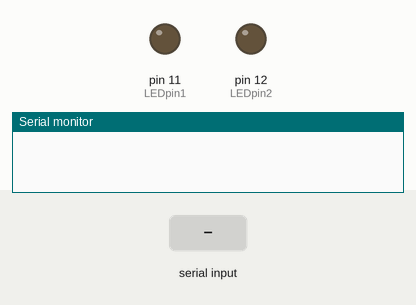
Bench run of a sketch on a simulated Arduino Uno, built with avr-gcc and run on an emulated ATmega328P. Shown: output pins drawn as LEDs (lit = HIGH), the last lines printed to the serial monitor. The test bench sets the inputs (shaded band).

Above: at 1.2 s.
1.3 s: "A" received over Serial
At 2.3 s:
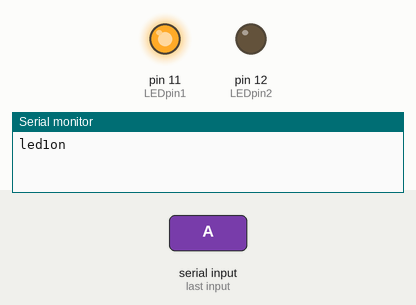
2.8 s: "C" received over Serial
At 3.5 s:
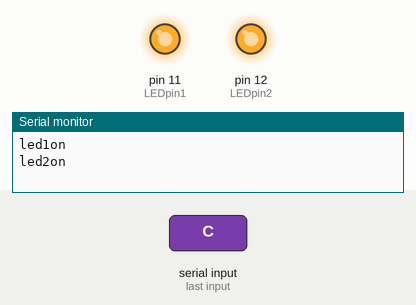
4.3 s: "B" received over Serial
At 4.6 s:
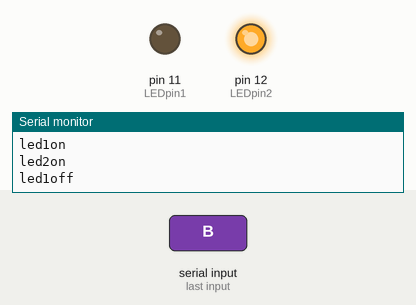
5.8 s: "D" received over Serial
At 6.9 s:
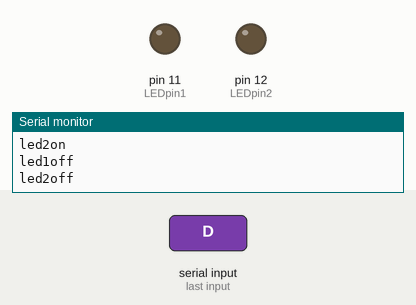
Timing chart, 0 to 8.3 s (numbered marks = the images above; inputs shaded):
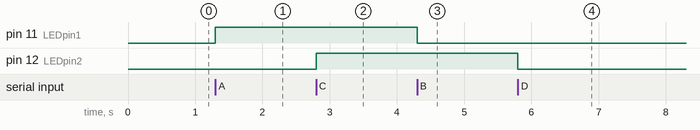

The sketch:

py_ardentrygui.ino
```cpp
//const int buttonPin1 = 8;      //  8 번핀 스위치 입력 테스트 (PLC의 ready신호)
char LEDpin1 = 11;    //  OK LED 포트 설정
char LEDpin2 = 12;    //  NG
void setup() {
  Serial.begin(9600);              //  시리얼 통신의 시작, 보레이트 입력
  //pinMode(buttonPin1, INPUT);  //  스위치 내부풀업저항 입력포트로 셋팅.
  pinMode(LEDpin1, OUTPUT);           //  OK, NG LED 출력포트 지정.
  pinMode(LEDpin2, OUTPUT);}
void loop() {
  if(Serial.available())
  {
  char c = Serial.read();           //  PC로부터온 값을 읽음.
   if( c == 'A')
  { digitalWrite(LEDpin1, HIGH);
    Serial.print("led1on\n");
  }
   else if( c == 'B')
  {  digitalWrite(LEDpin1, LOW);
     Serial.print("led1off\n");}
 else if( c == 'C')
  {  digitalWrite(LEDpin2, HIGH);
     Serial.print("led2on\n");}
  else if( c == 'D')
  {  digitalWrite(LEDpin2, LOW);
     Serial.print("led2off\n");}
}
}
```

Measured:
- after the input at 1.3 s, pin 11 (LEDpin1): LOW → HIGH at once
- after the input at 2.8 s, pin 12 (LEDpin2): LOW → HIGH at once
- after the input at 4.3 s, pin 11 (LEDpin1): HIGH → LOW at once
- after the input at 5.8 s, pin 12 (LEDpin2): HIGH → LOW at once
